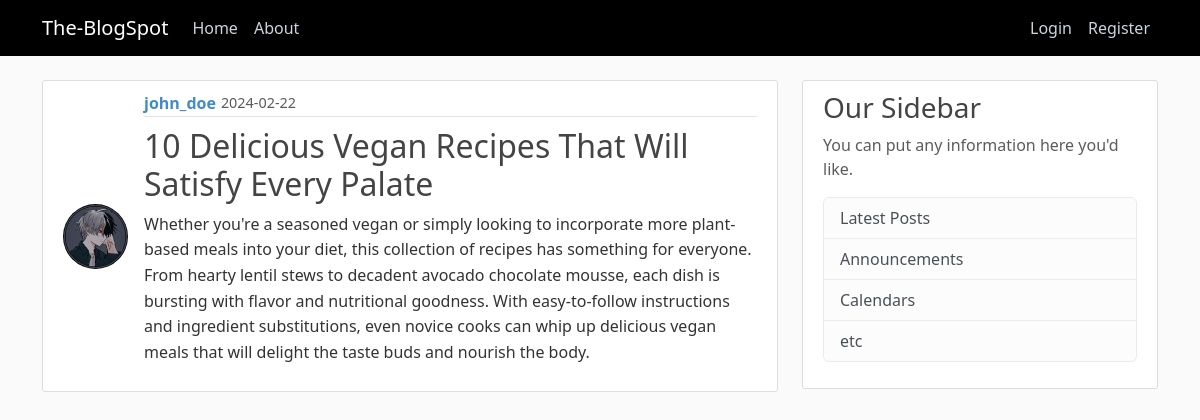
The page /post/5 on the database its author committed.
### blogspot/models.py (models this page shows, shortened)
class User(db.Model, UserMixin):
    id = db.Column(db.Integer, primary_key =True)
    username = db.Column(db.String(20), unique =True, nullable =False)
    email = db.Column(db.String(100), unique =True, nullable =False)
    password = db.Column(db.String(50), nullable =False)
    image_file = db.Column(db.String(100), default='default.jpg', nullable =False)
    post = db.relationship('Post', backref ='author', lazy =True)

class Post(db.Model):
    id = db.Column(db.Integer, primary_key =True)
    title = db.Column(db.String(100), nullable =False)
    date_posted = db.Column(db.DateTime, nullable = False, default =datetime.utcnow)
    content = db.Column(db.Text, nullable =False)
    user_id = db.Column(db.Integer, db.ForeignKey('user.id'), nullable =False)

### blogspot/routes.py (the view)
@app.route("/post/<int:post_id>")
def post(post_id):
     post =Post.query.get_or_404(post_id)
     return render_template('post.html', title =post.title, post=post)

### blogspot/templates/post.html (shortened to what this page needs)
{% extends "layout.html" %}
{% block content %}
  <article class="media content-section">
    <img class="rounded-circle article-img" src="{{ url_for('static', filename='profile_pics/' + post.author.image_file) }}">
    <div class="media-body">
      <div class="article-metadata">
        <a class="mr-2" href="{{url_for('user_post', username =post.author.username)}}">{{ post.author.username }}</a>
        <small class="text-muted">{{ post.date_posted.strftime('%Y-%m-%d') }}</small>
      </div>
      <h2 class="article-title">{{ post.title }}</h2>
      <p class="article-content">{{ post.content }}</p>
    </div>
  </article>
{% endblock content %}

### blogspot/static/main.css (style rules this page uses)
a { text-decoration: none; }
body { background: #fafafa; color: #333333; margin-top: 5rem; }
h1, h2, h3, h4, h5, h6 { color: #444444; }
.content-section { background: #ffffff; padding: 10px 20px; border: 1px solid #dddddd; border-radius: 3px; margin-bottom: 20px; }
.article-title { color: #444444; }
.article-content { white-space: pre-line; }
.article-img { height: 65px; width: 65px; margin-right: 16px; }
.article-metadata { padding-bottom: 1px; margin-bottom: 4px; border-bottom: 1px solid #e3e3e3 }
.media { display: flex; align-items: center; }
.media-body { flex: 1; }
.article-metadata { display: flex; align-items: center; margin-bottom: 10px; }
.article-metadata a { color: #428bca; font-weight: bold; text-decoration: none; transition: color 0.3s; }
.article-metadata small { color: #888888; font-size: 0.9em; margin-left: 5px; }
.article-title { margin-top: 10px; }
.article-content { line-height: 1.6; }

### rows shown on the page
User: image_file (picture), author.username "john_doe"
Post: date_posted "2024-02-22", title "10 Delicious Vegan Recipes That Will Satisfy Every Palate", content "Whether you're a seasoned vegan or simply looking to incorporate more plant-based meals into your diet, this collection of recipes has something for everyone. From hearty lentil stews to decadent avocado chocolate mousse, each dish is bursting with flavor and nutritional goodness. With easy-to-follow instructions and ingredient substitutions, even novice cooks can whip up delicious vegan meals that will delight the taste buds and nourish the body."
